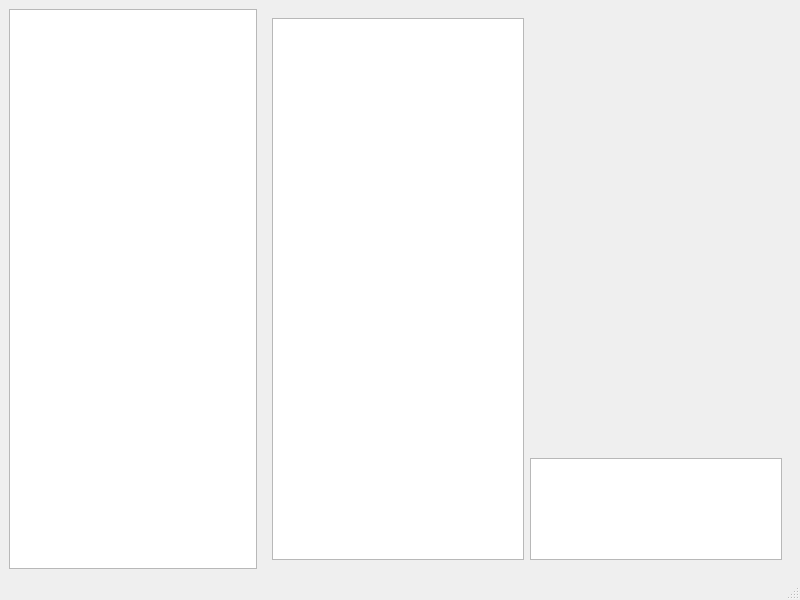
<?xml version="1.0" encoding="UTF-8"?>
<ui version="4.0">
 <class>ModManager</class>
 <widget class="QMainWindow" name="ModManager">
  <property name="geometry">
   <rect>
    <x>0</x>
    <y>0</y>
    <width>800</width>
    <height>600</height>
   </rect>
  </property>
  <property name="windowTitle">
   <string>ModManager</string>
  </property>
  <widget class="QWidget" name="centralwidget">
   <layout class="QGridLayout" name="gridLayout">
    <item row="0" column="0" rowspan="2">
     <widget class="QListWidget" name="pathSelectorWidget"/>
    </item>
    <item row="0" column="1" rowspan="2">
     <widget class="QStackedWidget" name="stackedWidget">
      <property name="currentIndex">
       <number>0</number>
      </property>
      <widget class="QWidget" name="page">
       <layout class="QGridLayout" name="gridLayout_2">
        <item row="0" column="0" rowspan="2">
         <widget class="QListWidget" name="modListWidget"/>
        </item>
        <item row="0" column="1">
         <spacer name="verticalSpacer">
          <property name="orientation">
           <enum>Qt::Vertical</enum>
          </property>
          <property name="sizeHint" stdset="0">
           <size>
            <width>20</width>
            <height>524</height>
           </size>
          </property>
         </spacer>
        </item>
        <item row="1" column="1">
         <widget class="QTextBrowser" name="modInfoText"/>
        </item>
       </layout>
      </widget>
      <widget class="QWidget" name="page_2"/>
     </widget>
    </item>
   </layout>
  </widget>
  <widget class="QMenuBar" name="menubar">
   <property name="geometry">
    <rect>
     <x>0</x>
     <y>0</y>
     <width>800</width>
     <height>34</height>
    </rect>
   </property>
  </widget>
  <widget class="QStatusBar" name="statusbar"/>
 </widget>
 <resources/>
 <connections/>
</ui>
